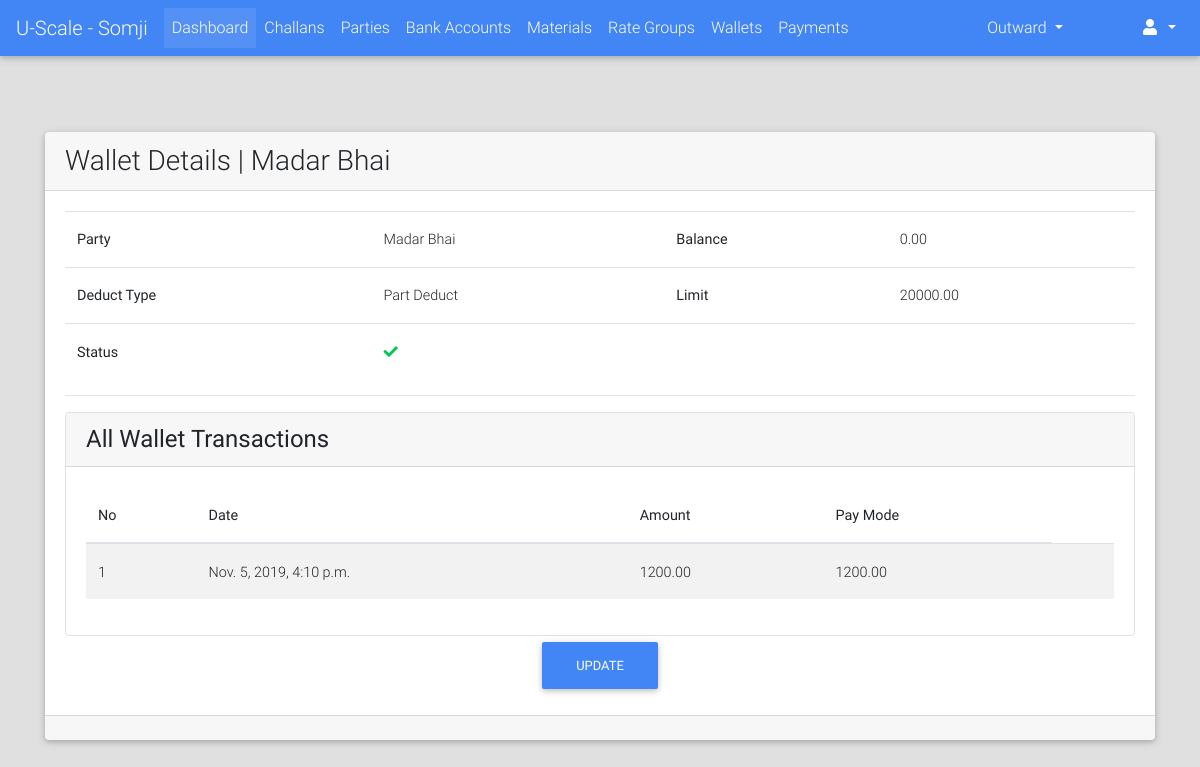
The page /parties/wallet/detail/5/ (signed in) on the database as committed earlier.
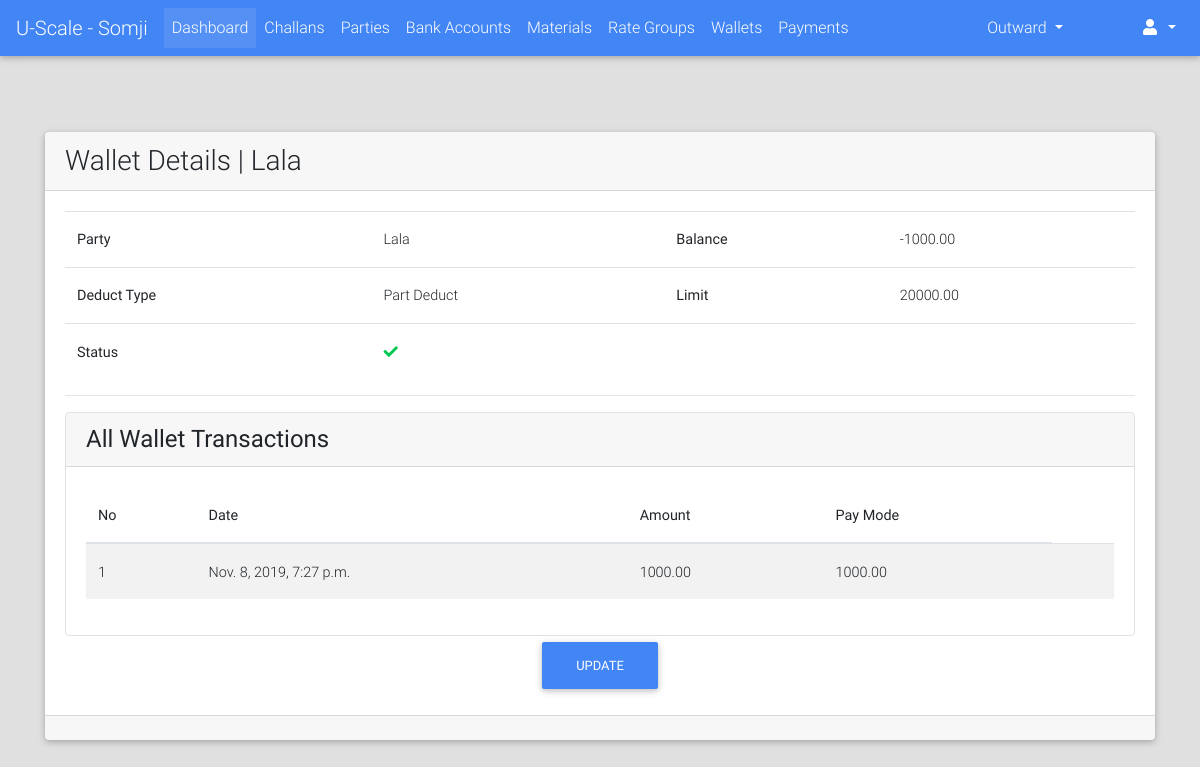
The same page on the database as committed later.
### parties/models.py (models this page shows, shortened)
class Wallet(models.Model):
    DEDUCT_TYPE_CHOICES = (("FD", "Full Deduct"), ("PD", "Part Deduct"), ("FXD", "Fix Deduct"))
    party = models.ForeignKey(Party, on_delete=models.CASCADE)
    balance = models.DecimalField(max_digits=9, decimal_places=2, default=Decimal(0.00))
    upper_limit = models.DecimalField(max_digits=9, decimal_places=2, default=20000.00)
    deduct_type = models.CharField(max_length=3, choices=DEDUCT_TYPE_CHOICES)
    fixed_amount = models.DecimalField(max_digits=7, decimal_places=2, blank=True, null=True)
    is_active = models.BooleanField(default=True)

class Party(models.Model):
    RATE_TYPE_CHOICES = (("GR", "Group Rate"), ("IR", "Individual Rate"))
    rate_type = models.CharField(max_length=2, choices=RATE_TYPE_CHOICES)
    rate_group = models.ForeignKey("rates.RateGroup", on_delete=models.PROTECT, blank=True, null=True)
    name = models.CharField(max_length=128)
    party_code = models.CharField(max_length=32, blank=True)
    address = models.TextField(blank=True)
    phone = models.CharField(max_length=13)
    whatsapp = models.CharField(max_length=13, blank=True)
    email = models.EmailField(blank=True, null=True)
    extra_info = models.TextField(blank=True)
    is_wallet_party = models.BooleanField(default=False)
    is_active = models.BooleanField(default=True)
    @property
    def get_display_text(self):
        return self.name
    class Meta:
        verbose_name = "Party"
        verbose_name_plural = "Parties"

### payments/models.py (models this page shows, shortened)
class WalletTransaction(models.Model):
    payment = models.ForeignKey("Payment", on_delete=models.CASCADE)
    wallet = models.ForeignKey("parties.Wallet", on_delete=models.CASCADE)
    amount = models.DecimalField(max_digits=9, decimal_places=2, default=Decimal(0.00))
    created_on = models.DateTimeField(auto_now_add=True)
    deducted_amount = models.DecimalField(max_digits=9, decimal_places=2, default=Decimal(0.00))
    previous_balance = models.DecimalField(max_digits=8, decimal_places=2, blank=True, null=True)

### parties/views.py (the view)
# urls.py: url(r"^wallet/detail/(?P<id>[0-9]+)/$", views.WalletDetailView.as_view(), name="wallet_detail"),
class WalletDetailView(LoginRequiredMixin, DetailView):
    model = Wallet
    template_name = "parties/wallet_detail.html"
    context_object_name = "wallet"
    slug_field = "id"
    slug_url_kwarg = "id"

### portal/templates/parties/wallet_detail.html (shortened to what this page needs)
{% extends "portal/base.html" %}
{% load crispy_forms_tags %}
{% block content %}
    <br><br><br>
    <div class="container">
        <div class="card">
            <div class="card-header">
                <div class="row">
                    <div class="col-lg-12 m-auto">
                        <h3 class="m-auto">Wallet Details | {{ wallet.party.get_display_text }}</h3>
                    </div>
                </div>
            </div>
            <div class="card-body">
                <table class="table">
                    <tbody>
                        <tr>
                            <th>Party</th>
                            <td>{{ wallet.party.get_display_text }}</td>
                            <th>Balance</th>
                            <td>{{ wallet.balance }}</td>
                        </tr>
                        <tr>
                            <th>Deduct Type</th>
                            <td>{{ wallet.get_deduct_type_display }}{% if wallet.deduct_type == "FXD" %} ({{ wallet.fixed_amount }}){% endif %}</td>
                            <th>Limit</th>
                            <td>{{ wallet.upper_limit }}</td>
                         </tr>
                        <tr>
                            <th>Status</th>
                            <td colspan="3">
                                {% if wallet.is_active %}
                                    <i class="fa fa-check text-success"></i>
                                {% else %}
                                    <i class="fa fa-times text-danger"></i>
                                {% endif %}
                            </td>
                        </tr>
                    </tbody>
                </table>
                <hr>
                <div class="card border" style="box-shadow: none">
                    <div class="card-header">
                        <h4 class="m-auto">All Wallet Transactions</h4>
                    </div>
                    <div class="card-body">
                        {% if wallet.wallettransaction_set.exists %}
                            <table class="table table-striped">
                                <thead>
                                    <th>No</th>
                                    <th>Date</th>
                                    <th>Amount</th>
                                    <th>Pay Mode</th>
                                </thead>
                                <tbody>
                                    {% for wallet_tr in wallet.wallettransaction_set.all|dictsortreversed:"id" %}
                                        <tr>
                                            <td>{{ forloop.counter }}</td>
                                            <td>{{ wallet_tr.created_on }}</td>
                                            <td>{{ wallet_tr.amount }}</td>
                                            <td>{{ wallet_tr.amount }}</td>
                                            <th>{{ wallet_tr.get_gateway_display }}</th>
                                        </tr>
                                    {% endfor %}
                                </tbody>
                            </table>
                        {% else %}
                            <h6>No Transactions Yet</h6>
                        {% endif %}
                    </div>
                </div>
                <div class="row">
                    <a href="{{ Wallet.get_update_url }}" class="m-auto"><button class="btn btn-primary">Update</button></a>
                </div>
            </div>
            <div class="card-footer">
            </div>
        </div>
    </div>
{% endblock %}

Rows that differ between the two databases and show on the page:
no longer on this page (row edited): WalletTransaction: created_on "Nov. 5, 2019, 4:10 p.m.", amount "1200.00"
changed Wallet "Part Deduct": party.get_display_text "Madar Bhai" → "Lala"; balance "0.00" → "-1000.00"
added WalletTransaction: created_on "Nov. 8, 2019, 7:27 p.m.", amount "1000.00"
